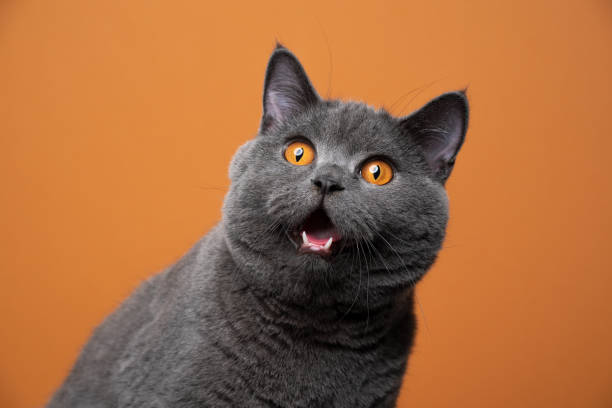
#> input picture 8_Masking_and_Histogram_Computation/2_Histogram/cat_large.jpg, 612 x 408 px
$ jupyter execute 1_histogram_for_grayscale.ipynb
#> lines starting #> are read from the running program, lines starting #| are printed output that depends on the picture; after the words box and inside, x2 and y2 are one past the last pixel; in counts of white or black regions, pixels touching at a corner belong together
[cell 1]
import cv2 as cv
import matplotlib.pyplot as plt


img = cv.imread('cat_large.jpg')
#> img is the input picture: shape (408, 612, 3); mean B, G, R 64.4, 107.4, 166.1
# cv.imshow('Kashmir', img)

gray_img = cv.cvtColor(img, cv.COLOR_BGR2GRAY)
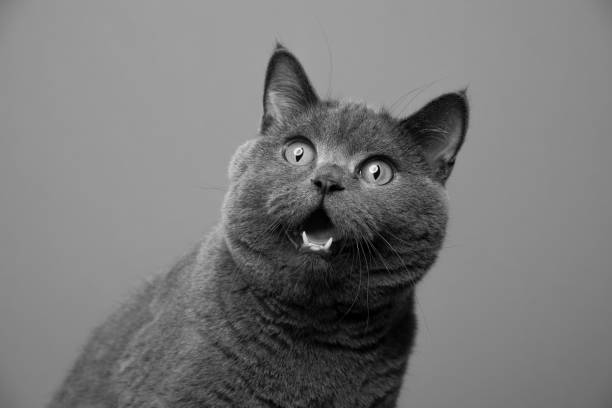
#> gray_img: shape (408, 612); min 0, max 249, mean 120.1
# cv.imshow('Gray Image',gray_img)

# grayscale histogram
gray_hist = cv.calcHist([gray_img], [0], None, [256], [0, 256])
#> gray_hist = 256 values, max 10187 at index 156, min 0 at index 226, mean 975.4

plt.figure()
plt.title('Grayscale Histogram')
plt.xlabel('Bins')
plt.ylabel('Number of pixels')
plt.plot(gray_hist)
plt.xlim([0, 256])

# cv.waitKey(0)
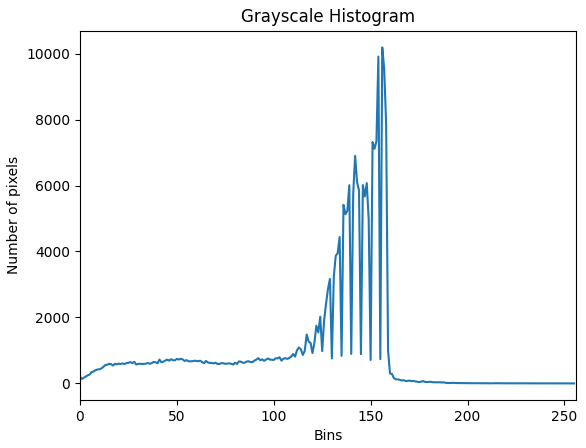
#> figure drawn by matplotlib, 1 panel; curve peaks at x = 156, y = 10187

**Histogram for particular mask:**

[cell 2]
import cv2 as cv
import matplotlib.pyplot as plt
import numpy as np


img = cv.imread('cat_large.jpg')
# cv.imshow('Kashmir', img)

gray_img = cv.cvtColor(img, cv.COLOR_BGR2GRAY)
# cv.imshow('Gray Image',gray_img)

blank = np.zeros(gray_img.shape[:2], dtype = 'uint8')

circle = cv.circle(blank, (gray_img.shape[1]//2, gray_img.shape[1]//2), 100, 255, -1)
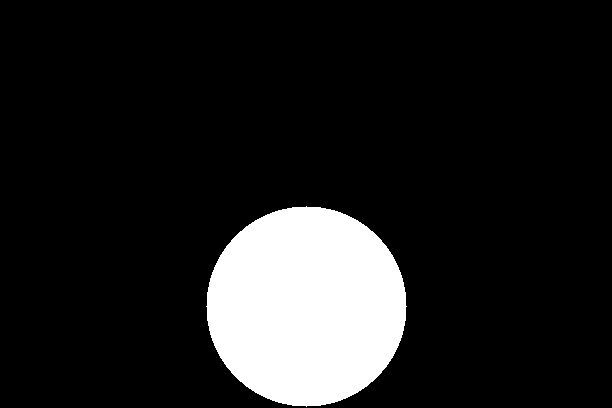
#> blank: shape (408, 612); 12.6% white; 1 white region, box (x1, y1, x2, y2) and area: (206, 206, 407, 407) 31417

mask = cv.bitwise_and(gray_img, gray_img, mask=circle)
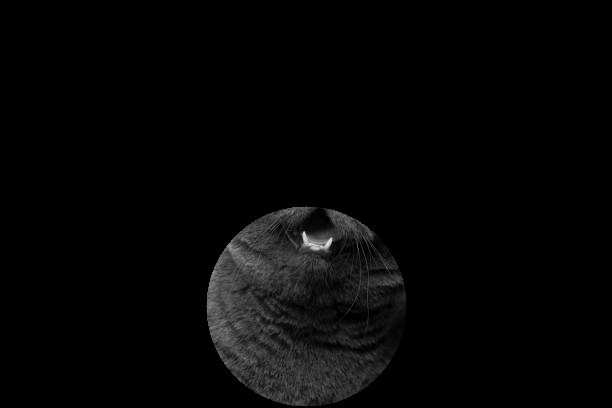
#> mask: shape (408, 612); min 0, max 228, mean 5.5

# grayscale histogram
gray_hist = cv.calcHist([gray_img], [0], mask, [256], [0, 256])
#> gray_hist = 256 values, max 472 at index 15, min 0 at index 0, mean 122


plt.figure()
plt.title('Grayscale Histogram')
plt.xlabel('Bins')
plt.ylabel('Number of pixels')
plt.plot(gray_hist)
plt.xlim([0, 256])

# cv.waitKey(0)
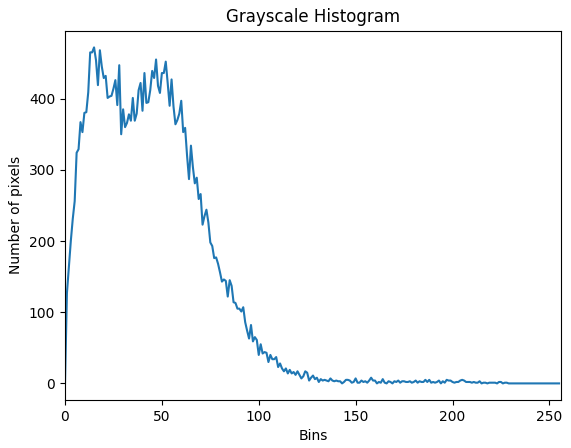
#> figure drawn by matplotlib, 1 panel; curve peaks at x = 15, y = 472

**Histogram for BGR image:**

[cell 3]
#pylint:disable=no-member

import cv2 as cv
import matplotlib.pyplot as plt
import numpy as np

img = cv.imread('cat_large.jpg')
# cv.imshow('Cat', img)

blank = np.zeros(img.shape[:2], dtype='uint8')

# gray = cv.cvtColor(img, cv.COLOR_BGR2GRAY)
# cv.imshow('Gray', gray)

mask = cv.circle(blank, (img.shape[1]//2,img.shape[0]//2), 100, 255, -1)
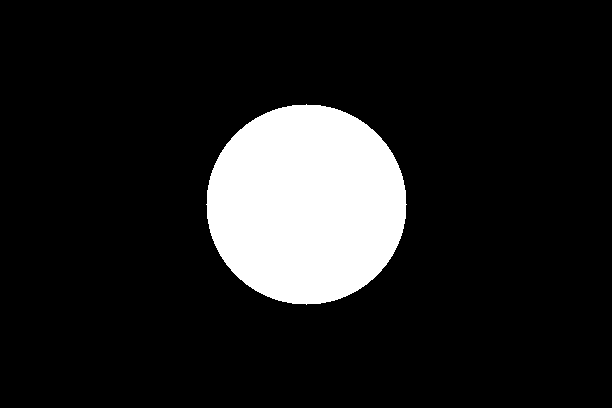
#> blank: shape (408, 612); 12.6% white; 1 white region, box (x1, y1, x2, y2) and area: (206, 104, 407, 305) 31417

masked = cv.bitwise_and(img,img,mask=mask)
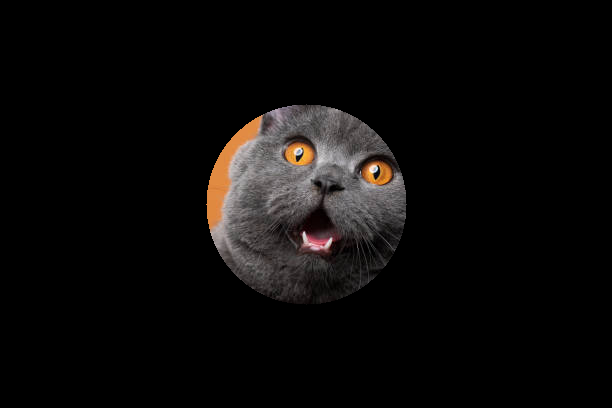
#> masked: shape (408, 612, 3); mean B, G, R 9.7, 10.4, 12
# [14 lines of commented-out code are left out]

plt.figure()
plt.title('Colour Histogram')
plt.xlabel('Bins')
plt.ylabel('# of pixels')
colors = ('b', 'g', 'r')
for i,col in enumerate(colors):
    hist = cv.calcHist([img], [i], mask, [256], [0,256])
    plt.plot(hist, color=col)
    plt.xlim([0,256])

plt.show()
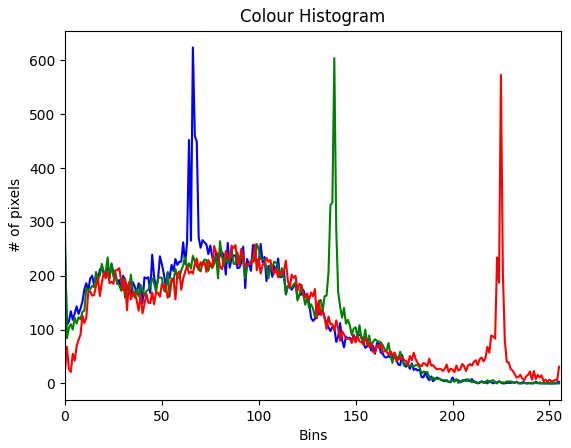
#> figure drawn by matplotlib, 1 panel; curve peaks at x = 66, y = 624; curve peaks at x = 139, y = 604; curve peaks at x = 225, y = 573

cv.waitKey(0)

$ run again, with 8_Masking_and_Histogram_Computation/2_Histogram/Kashmir.jpg copied over 8_Masking_and_Histogram_Computation/2_Histogram/cat_large.jpg
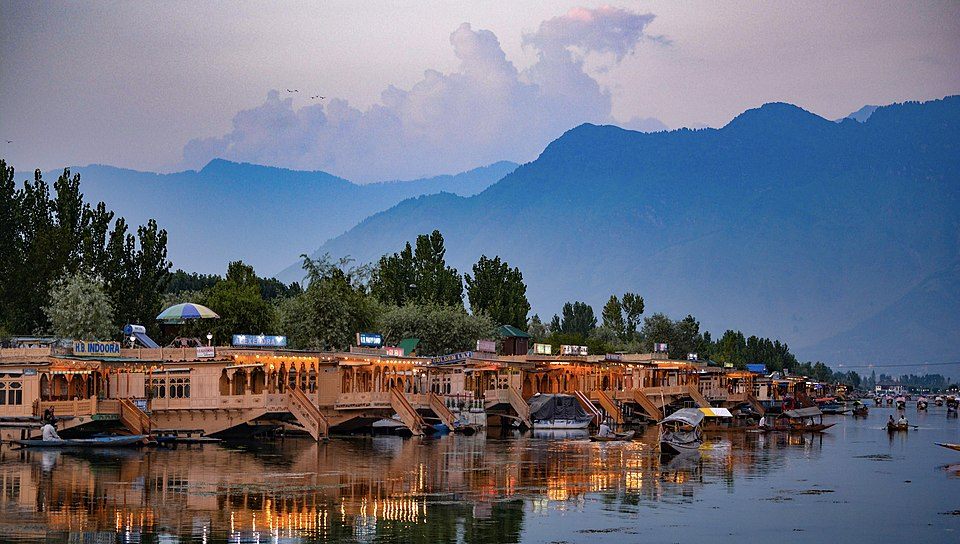
#> input picture 8_Masking_and_Histogram_Computation/2_Histogram/Kashmir.jpg, 960 x 544 px
#> img is the input picture: shape (544, 960, 3); mean B, G, R 123.6, 109.1, 105.3
#> `gray_hist = cv.calcHist([gray_img], [0], None, [256], [0, 256])`: gray_hist = 256 values, max 4651 at index 92, min 0 at index 255, mean 2040
#> `circle = cv.circle(blank, (gray_img.shape[1]//2, gray_img.shape[1]//2)..`:
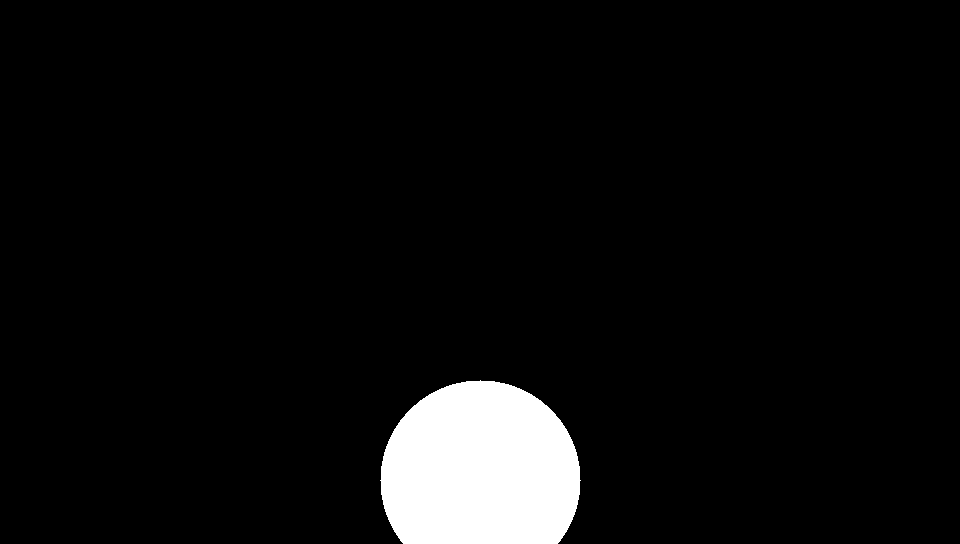
#> blank: shape (544, 960); 5.3% white; 1 white region, box (x1, y1, x2, y2) and area: (380, 380, 581, 544) 27494
#> `gray_hist = cv.calcHist([gray_img], [0], mask, [256], [0, 256])`: gray_hist = 256 values, max 271 at index 39, min 0 at index 0, mean 107.2
#> `plt.show()`:
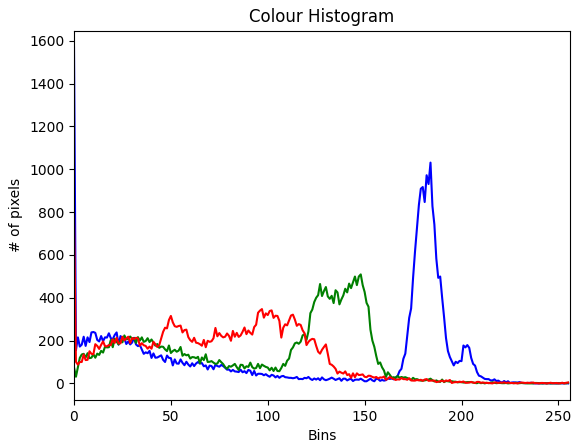
#> figure drawn by matplotlib, 1 panel; curve peaks at x = 0, y = 1569; curve peaks at x = 148, y = 509; curve peaks at x = 0, y = 791
